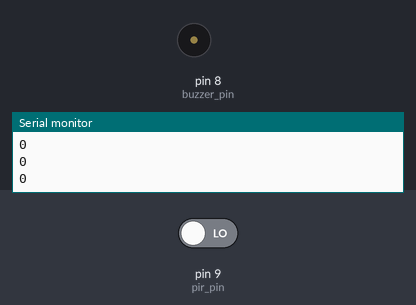
This sketch was run on a simulated Arduino Uno, built with avr-gcc and run on an emulated ATmega328P. Shown: buzzer (waves = sounding, pin HIGH), the last lines printed to the serial monitor. The inputs (shaded band) are chosen by the test bench; at power-on: pin 9 (pir_pin) LOW.

Above: at 1.3 s.
1.4 s: pin 9 (pir_pin) driven HIGH
At 1.62 s:
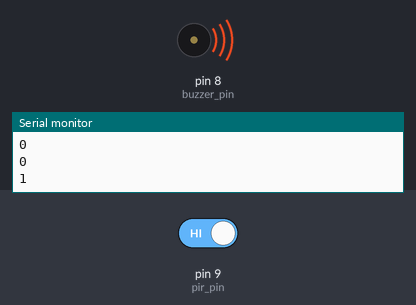
4.4 s: pin 9 (pir_pin) driven LOW
At 5.3 s:
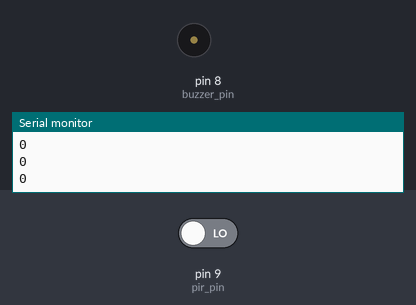
Timing chart, 0 to 7.4 s (numbered marks = the images above; inputs shaded):
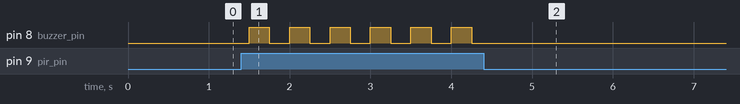

The sketch:

piecam.ino
```cpp
// C++ code
//
int buzzer_pin = 8;
int pir_pin = 9;

void setup()
{
  pinMode(buzzer_pin, OUTPUT);
  pinMode(pir_pin, INPUT);
  Serial.begin(9600);
}

void loop()
{
  if(digitalRead(pir_pin) == HIGH)
  {
    Serial.println("1");
    digitalWrite(buzzer_pin, 1);
    delay(250); // Wait for 1000 millisecond(s)
    digitalWrite(buzzer_pin, 0);
    delay(250);
  }
  else
  {
    Serial.println("0");
    digitalWrite(buzzer_pin, 0);
    delay(250);
  }
}
```

Measured:
- after the input at 1.4 s, pin 8 (buzzer_pin): alternates HIGH for 0.25 s and LOW for 0.25 s, starting after 0.10 s
- after the input at 4.4 s, pin 8 (buzzer_pin): stops changing and stays LOW
